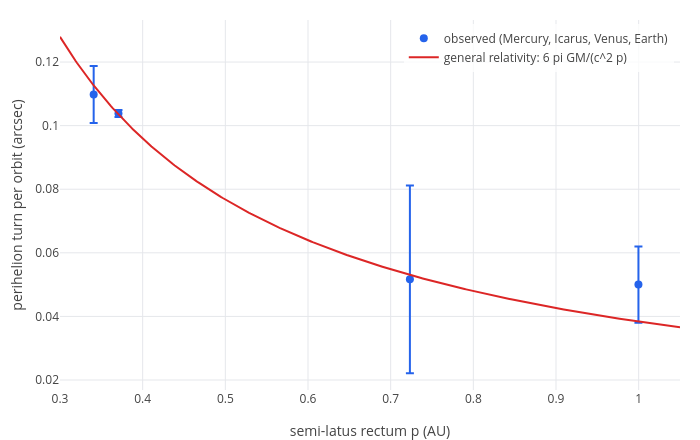

Notebook code cell kept with this figure:
### Markdown cell above
Every body agrees within about one standard deviation, with no adjustable constant. Here is the same comparison as a
plot: across, $p$ in AU; up, the unexplained perihelion turn per orbit in arcseconds; dots with error bars are the
observations, the curve is Einstein's prediction $0.03838/p$.

### Code cell
legend(labels(show(scatter(pw, [p w], sw), plot(0.03838/p, p, 0.3, 1.05)), "semi-latus rectum p (AU)", "perihelion turn per orbit (arcsec)"), "observed (Mercury, Icarus, Venus, Earth)", "general relativity: 6 pi GM/(c^2 p)")

### Figure 1 — Plotly figure (JSON) as saved in the notebook; plotly's stock layout.template omitted (floating-point values rounded to 4 significant figures; data arrays with more than 128 entries replaced by an {"elided": "..."} marker saying what was removed)
{"data": [{"error_y": {"array": [0.001084, 0.02953, 0.012, 0.00896], "type": "data", "visible": true}, "marker": {"color": "#2563eb", "size": 8}, "mode": "markers", "name": "observed (Mercury, Icarus, Venus, Earth)", "type": "scatter", "x": [0.3707, 0.7233, 0.9997, 0.3407], "y": [0.1038, 0.05168, 0.05, 0.1098]}, {"line": {"color": "#dc2626", "width": 2}, "mode": "lines", "name": "general relativity: 6 pi GM/(c^2 p)", "type": "scatter", "x": {"elided": "402 float values"}, "y": {"elided": "402 float values"}}], "layout": {"height": 440, "legend": {"bgcolor": "rgba(255,255,255,0.8)", "x": 0.99, "xanchor": "right", "y": 0.99, "yanchor": "top"}, "margin": {"b": 50, "l": 60, "r": 20, "t": 20}, "showlegend": true, "title": {"text": ""}, "width": 700, "xaxis": {"range": [0.3, 1.05], "title": {"text": "semi-latus rectum p (AU)"}, "zeroline": true}, "yaxis": {"range": [0.01686, 0.1332], "title": {"text": "perihelion turn per orbit (arcsec)"}, "zeroline": true}}}
